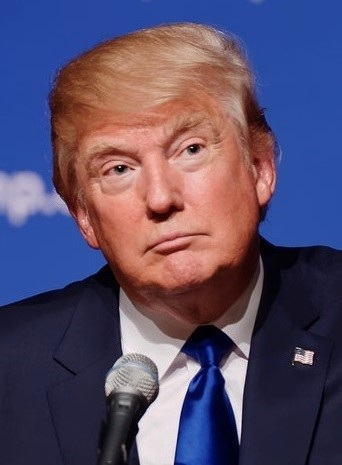
#> input picture Basics/Trump.jpg, 342 x 465 px, given in place of the camera
$ python joining.py
#> lines starting #> are read from the running program, lines starting #| are printed output that depends on the picture; after the words box and inside, x2 and y2 are one past the last pixel; in counts of white or black regions, pixels touching at a corner belong together
#!/usr/bin/env python3
# -*- coding: utf-8 -*-
"""
Created on Mon Dec  7 17:50:38 2020

@author: shyam
"""


import cv2
import numpy as np

frameWidth = 640
frameHeight = 480
cap = cv2.VideoCapture(0)
cap.set(3, frameWidth)
cap.set(4, frameHeight)

def stackImages(imgArray,scale,lables=[]):
    sizeW= imgArray[0][0].shape[1]
    sizeH = imgArray[0][0].shape[0]
    rows = len(imgArray)
    cols = len(imgArray[0])
    rowsAvailable = isinstance(imgArray[0], list)
    width = imgArray[0][0].shape[1]
    height = imgArray[0][0].shape[0]
    if rowsAvailable:
        for x in range ( 0, rows):
            for y in range(0, cols):
                imgArray[x][y] = cv2.resize(imgArray[x][y], (sizeW, sizeH), None, scale, scale)
                if len(imgArray[x][y].shape) == 2: imgArray[x][y]= cv2.cvtColor( imgArray[x][y], cv2.COLOR_GRAY2BGR)
        imageBlank = np.zeros((height, width, 3), np.uint8)
        hor = [imageBlank]*rows
        hor_con = [imageBlank]*rows
        for x in range(0, rows):
            hor[x] = np.hstack(imgArray[x])
            hor_con[x] = np.concatenate(imgArray[x])
        ver = np.vstack(hor)
        ver_con = np.concatenate(hor)
    else:
        for x in range(0, rows):
            imgArray[x] = cv2.resize(imgArray[x], (sizeW, sizeH), None, scale, scale)
            if len(imgArray[x].shape) == 2: imgArray[x] = cv2.cvtColor(imgArray[x], cv2.COLOR_GRAY2BGR)
        hor= np.hstack(imgArray)
        hor_con= np.concatenate(imgArray)
        ver = hor
    if len(lables) != 0:
        eachImgWidth= int(ver.shape[1] / cols)
        eachImgHeight = int(ver.shape[0] / rows)
        print(eachImgHeight)
        for d in range(0, rows):
            for c in range (0,cols):
                cv2.rectangle(ver,(c*eachImgWidth,eachImgHeight*d),(c*eachImgWidth+len(lables[d][c])*13+27,30+eachImgHeight*d),(255,255,255),cv2.FILLED)
                cv2.putText(ver,lables[d][c],(eachImgWidth*c+10,eachImgHeight*d+20),cv2.FONT_HERSHEY_COMPLEX,0.7,(255,0,255),2)
    return ver

while True:
    success, img = cap.read()
#> img is the input picture: shape (465, 342, 3); mean B, G, R 104.9, 77.8, 89.5
    kernel = np.ones((5,5),np.uint8)
    print(kernel)
    #path = "Resources/lena.png"
    #img =  cv2.imread(path)
    imgGray = cv2.cvtColor(img,cv2.COLOR_BGR2GRAY)
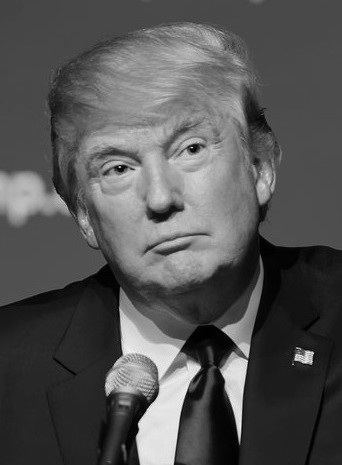
#> imgGray: shape (465, 342); min 0, max 252, mean 84.4
    imgBlur = cv2.GaussianBlur(imgGray,(7,7),0)
    imgCanny = cv2.Canny(imgBlur,100,200)
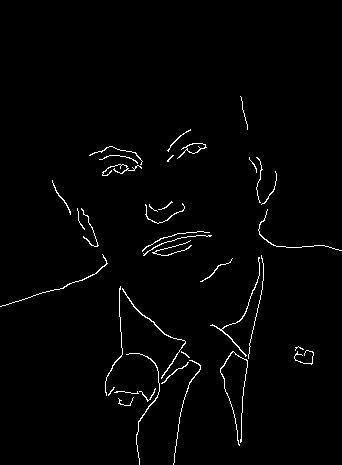
#> imgCanny: shape (465, 342); 1.7% white in thin lines or dots, all inside (x1, y1, x2, y2) = (0, 96, 342, 465)
    imgDilation = cv2.dilate(imgCanny,kernel , iterations = 2)
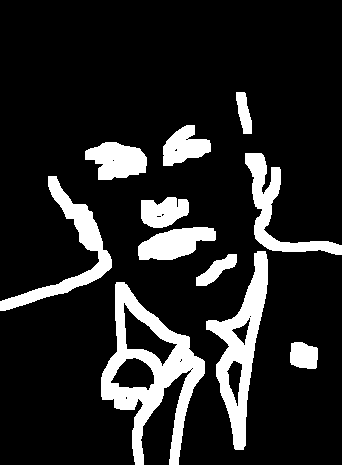
#> imgDilation: shape (465, 342); 14.9% white; 11 white regions, largest, box (x1, y1, x2, y2) and area: (101, 282, 205, 465) 6638, (206, 251, 268, 450) 4313, (0, 176, 112, 311) 2930
    imgEroded = cv2.erode(imgDilation,kernel,iterations=2)
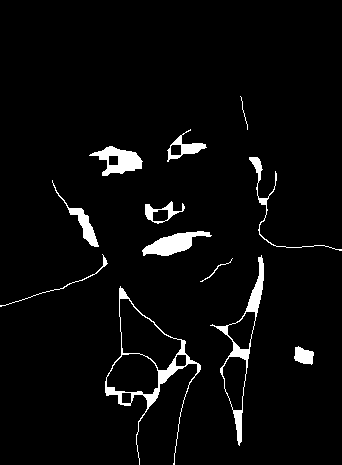
#> imgEroded: shape (465, 342); 3.9% white; 12 white regions, largest, box (x1, y1, x2, y2) and area: (105, 286, 201, 465) 1362, (210, 255, 264, 446) 1169, (142, 231, 212, 256) 855

    #imgBlank = np.zeros((200,200),np.uint8)
    StackedImages = stackImages(([img,imgGray,imgBlur],
                                   [imgCanny,imgDilation,imgEroded]),0.6)
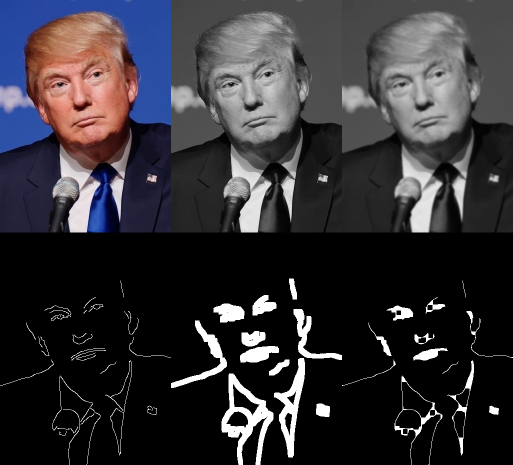
#> StackedImages: shape (930, 1026, 3) (shown at 1/2 size); mean B, G, R 54.3, 49.8, 51.7
    cv2.imshow("Staked Images", StackedImages)
    if cv2.waitKey(10000) & 0xFF == ord('q'):
#> (key q is pressed here)
        break


# [15 lines of commented-out code are left out]

$ run again, on Basics/obama.jpg
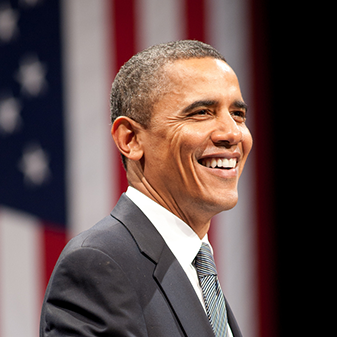
#> input picture Basics/obama.jpg, 337 x 337 px, given in place of the camera
#> img is the input picture: shape (337, 337, 3); mean B, G, R 76.1, 77.4, 96.7
#> `imgCanny = cv2.Canny(imgBlur,100,200)`:
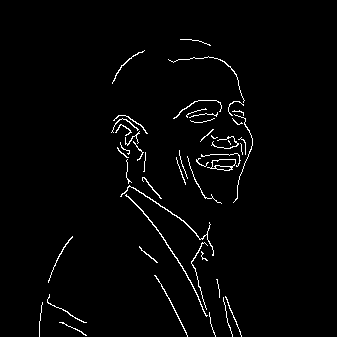
#> imgCanny: shape (337, 337); 2.1% white in thin lines or dots, all inside (x1, y1, x2, y2) = (39, 39, 253, 337)
#> imgDilation: shape (337, 337); 17.4% white; 9 white regions, largest, box (x1, y1, x2, y2) and area: (164, 52, 257, 208) 7352, (107, 111, 220, 337) 6933, (35, 290, 91, 337) 1392
#> imgEroded: shape (337, 337); 5.8% white; 9 white regions, largest, box (x1, y1, x2, y2) and area: (168, 56, 253, 204) 3136, (111, 115, 216, 337) 2464, (216, 279, 242, 337) 338
#> `StackedImages = stackImages(([img,imgGray,imgBlur], [imgCanny,imgDilat..`:
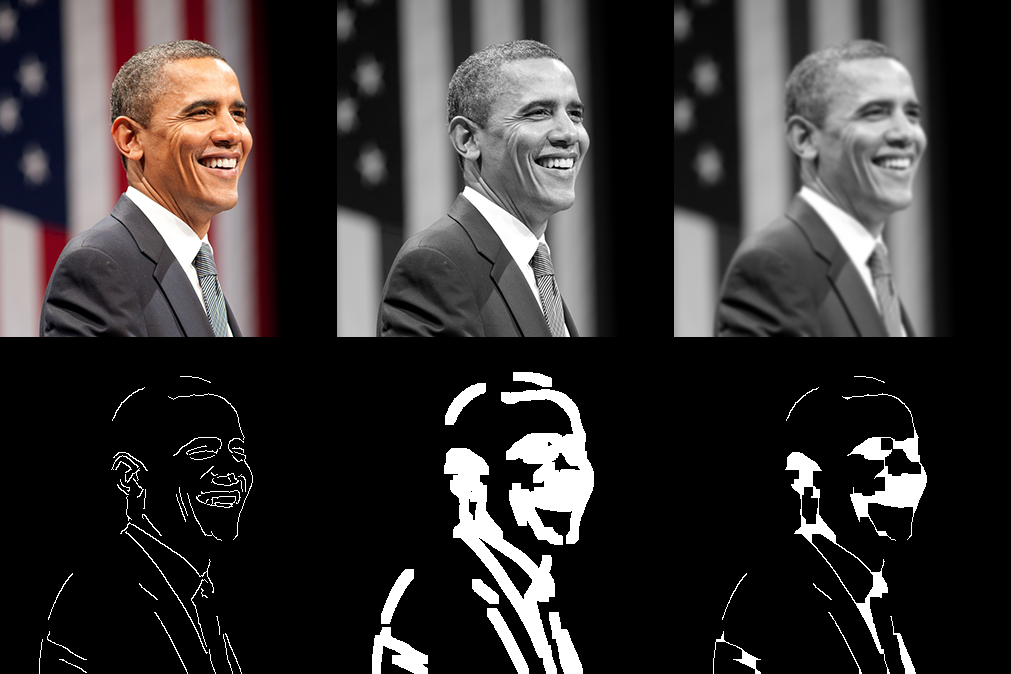
#> StackedImages: shape (674, 1011, 3); mean B, G, R 51.1, 51.3, 54.5
